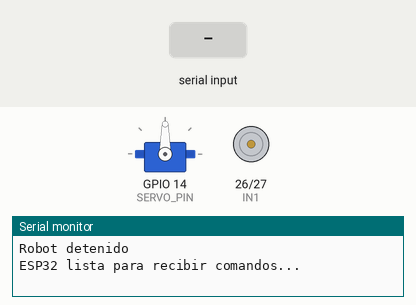
A sketch run on a simulated ESP32. Parts: servo, motor-driver pin pairs drawn as motors (green arrow = first pin HIGH = forward, orange = second pin HIGH = backward, longer = more drive, scaled by the enable pin), the last lines printed to the serial monitor. Inputs (shaded band) come from the test bench.

Above: at 1.2 s.
1.3 s: "ADELANTE\n" received over Serial
At 1.8 s:
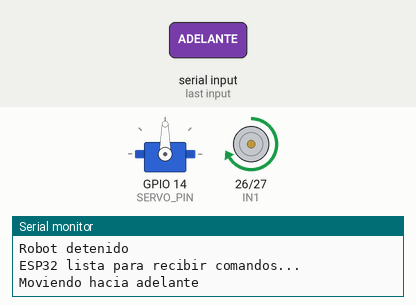
2.8 s: "ATRAS\n" received over Serial
At 4.0 s:
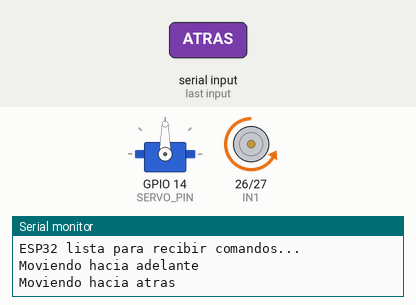
4.3 s: "IZQUIERDA\n" received over Serial
At 5.2 s:
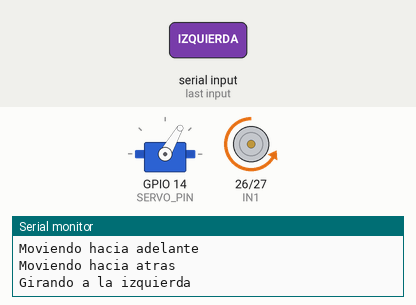
5.8 s: "DERECHA\n" received over Serial
At 6.4 s:
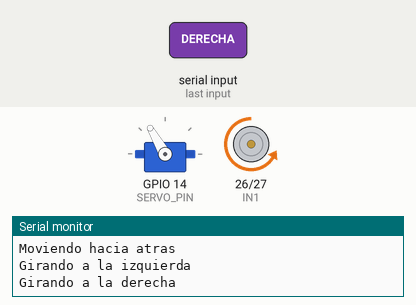
Timing chart, 0 to 8.3 s (numbered marks = the images above; inputs shaded):
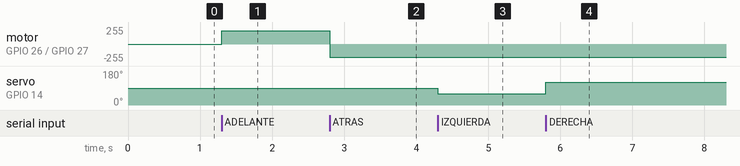

The sketch:

drive.ino
```cpp
#include <Arduino.h>
#include <Servo.h>

// Pines del L298N (ajusta según tu conexión)
const int ENA = 25;   // PWM velocidad motor
const int IN1 = 26;   // Dirección motor
const int IN2 = 27;

// Servo de dirección
Servo direccionServo;
const int SERVO_PIN = 14;

// Velocidad base del motor (0-255)
int velocidad = 200;

void setup() {
  Serial.begin(115200);

  // Pines motor
  pinMode(ENA, OUTPUT);
  pinMode(IN1, OUTPUT);
  pinMode(IN2, OUTPUT);

  // Servo
  direccionServo.attach(SERVO_PIN);
  direccionServo.write(90); // Centrado al inicio

  detener();
  Serial.println("ESP32 lista para recibir comandos...");
}

void loop() {
  if (Serial.available()) {
    String comando = Serial.readStringUntil('\n');
    comando.trim();

    if (comando == "ADELANTE") {
      adelante();
    } else if (comando == "ATRAS") {
      atras();
    } else if (comando == "IZQUIERDA") {
      izquierda();
    } else if (comando == "DERECHA") {
      derecha();
    } else if (comando == "DETENER") {
      detener();
    } else {
      Serial.println("Comando no reconocido: " + comando);
    }
  }
}

// Funciones de control
void adelante() {
  digitalWrite(IN1, HIGH);
  digitalWrite(IN2, LOW);
  analogWrite(ENA, velocidad);
  direccionServo.write(90); // recto
  Serial.println("Moviendo hacia adelante");
}

void atras() {
  digitalWrite(IN1, LOW);
  digitalWrite(IN2, HIGH);
  analogWrite(ENA, velocidad);
  direccionServo.write(90);
  Serial.println("Moviendo hacia atras");
}

void izquierda() {
  direccionServo.write(60); // ajusta según tu mecánica
  Serial.println("Girando a la izquierda");
}

void derecha() {
  direccionServo.write(120); // ajusta según tu mecánica
  Serial.println("Girando a la derecha");
}

void detener() {
  digitalWrite(IN1, LOW);
  digitalWrite(IN2, LOW);
  analogWrite(ENA, 0);
  direccionServo.write(90); // recto
  Serial.println("Robot detenido");
}
```

Measured:
- after the input at 1.3 s, motor on GPIO 26 (IN1) / GPIO 27 (IN2): stopped → forward 200/255 at once
- after the input at 2.8 s, motor on GPIO 26 (IN1) / GPIO 27 (IN2): forward 200/255 → backward 200/255 at once
- after the input at 4.3 s, servo on GPIO 14 (SERVO_PIN): 90° → 60° at once
- after the input at 5.8 s, servo on GPIO 14 (SERVO_PIN): 60° → 120° at once
